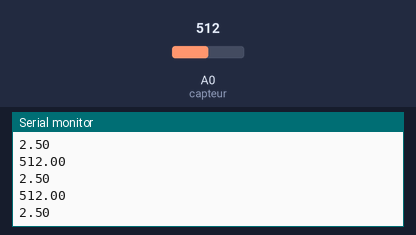
Recording of a sketch running on a simulated Arduino Uno, built with avr-gcc and run on an emulated ATmega328P. On the bench: the last lines printed to the serial monitor. Inputs (shaded band) come from the test bench; at power-on: A0 (capteur) = 512.

Above: at 1.3 s.
1.4 s: A0 (capteur) set to 716
At 1.81 s:
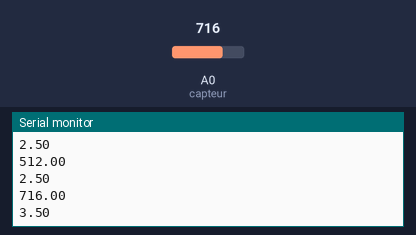
2.9 s: A0 (capteur) set to 900
At 3.32 s:
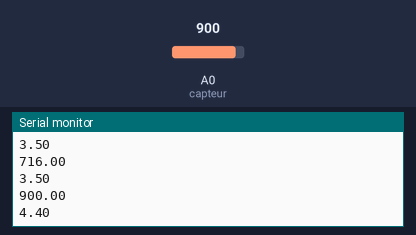
Timing chart, 0 to 5.9 s (numbered marks = the images above; inputs shaded):
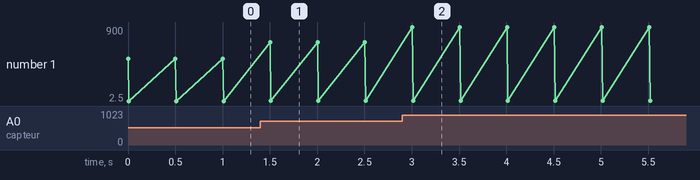

Measured:
- after the input at 1.4 s, the serial monitor: prints a new line after 0.10 s (image 1)
- after the input at 2.9 s, the serial monitor: prints a new line after 0.11 s (image 2)
- plotted number 1: 2.5 → 3.5 after the input at 1.4 s, 3.5 → 4.4 after the input at 2.9 s

The sketch:

capteur_niveau.ino
```cpp
// Capteur de niveau d'eau
// letmeknow.fr

int capteur =0;// Le capteur est sur la pin A0
float val =0;// Variable de stockage de la valeur lue
float voltagemap =6;  //valeur lue monvertie en volts
float voltcalc=6;

void setup ()
{
Serial.begin (9600);// Démarrage de la liaison série
}

void loop ()
{
val = analogRead (capteur);// Lecture de la valeur du capteur
//voltagemap = map (val, 0, 1023, 0.00, 5.00);  //convertit la valeur en volts et la stocke
voltcalc = (val * 5) / 1023;
Serial.println (val);// Affichage de la valeur
//Serial.println (voltagemap);  //affiche le voltage
Serial.println (voltcalc);
Serial.println ();
delay (500);// Attendre 1s avant la prochaine lecture
}
```
